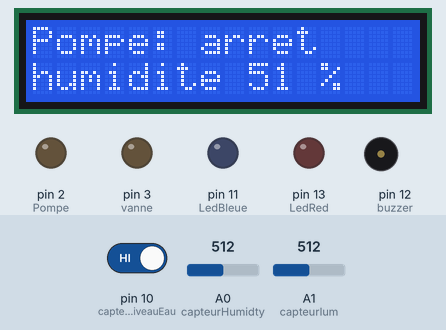
A sketch run on a simulated Arduino Uno, built with avr-gcc and run on an emulated ATmega328P. Shown: 16×2 character LCD, output pins drawn as LEDs (lit = HIGH), buzzer (waves = sounding). The test bench sets the inputs (shaded band); at power-on: A1 (capteurlum) = 512, pin 10 (capteurNiveauEau) HIGH, A0 (capteurHumidty) = 512. What the sketch prints to the serial monitor is not drawn.

Above: at 7.2 s.
7.3 s: A1 (capteurlum) set to 104
At 14.5 s:
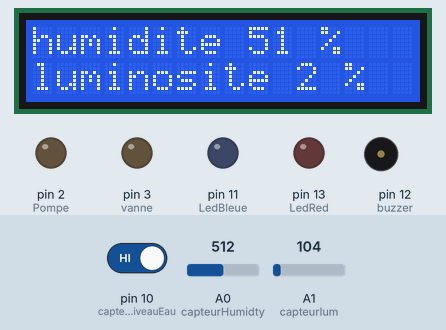
17.5 s: A1 (capteurlum) set to 91
At 22.6 s:
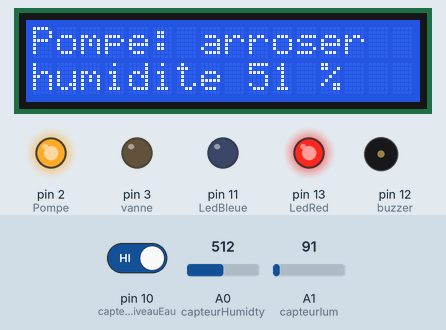
27.6 s: pin 10 (capteurNiveauEau) driven LOW
At 34.0 s:
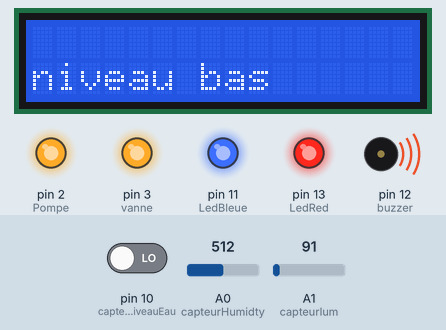
37.6 s: A0 (capteurHumidty) set to 308
At 40.2 s:
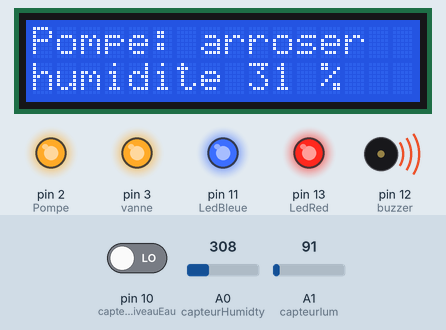
47.8 s: A0 (capteurHumidty) set to 281
At 56.0 s:
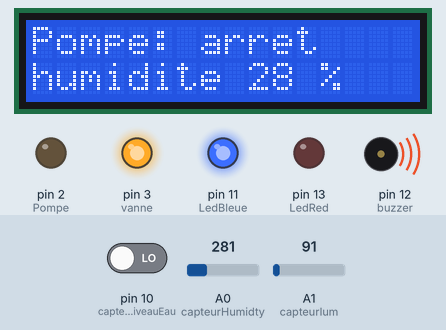
58.0 s: A0 (capteurHumidty) set to 306
At 63.9 s:
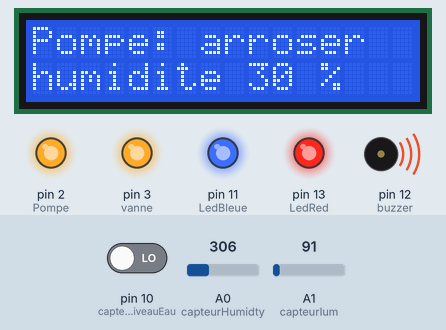
Timing chart, 0 to 65.4 s (numbered marks = the images above; inputs shaded):
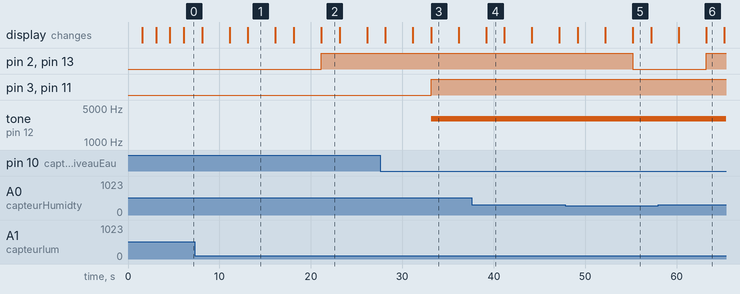

The sketch:

code_arduino.ino
```cpp
#include <LiquidCrystal.h>

const int rs = 4, en = 5, d4 = 6, d5 = 7, d6 = 8, d7 = 9;
LiquidCrystal lcd(rs, en, d4, d5, d6, d7);

const int capteurHumidty = A0, capteurlum = A1, capteurNiveauEau = 10;
const int Pompe = 2, LedRed = 13, buzzer = 12, vanne = 3, LedBleue = 11;

int humidity, analoghumidity;
int lux, analoglux;
bool niveauEau;

void setup() {
  Serial.begin(9600);
  pinMode(capteurNiveauEau, INPUT);
  pinMode(Pompe, OUTPUT);
  pinMode(LedRed, OUTPUT);
  pinMode(vanne, OUTPUT);
  pinMode(buzzer, OUTPUT);
  pinMode(LedBleue, OUTPUT);

  lcd.begin(16, 2);

  // Afficher les crédits
  lcd.clear();
  lcd.setCursor(0, 0);
  lcd.print("Realise par :");
  delay(1500);

  lcd.clear();
  lcd.setCursor(0, 0);
  lcd.print("MARAOUI Ibrahim");
  delay(1500);

  lcd.clear();
  lcd.setCursor(0, 0);
  lcd.print("HANNACH Hamza");
  delay(1500);

  lcd.clear();
  lcd.setCursor(0, 0);
  lcd.print("LAMRABET Marouane");
  delay(1500);

  lcd.clear();
}

void loop() {
  // Lire les valeurs du capteur d'humidité et vérifier les lectures
  analoghumidity = analogRead(capteurHumidty);
  Serial.print("Valeur du capteur d'humidite: ");
  Serial.println(analoghumidity);

  // Mapper les valeurs lues en pourcentage d'humidité
  humidity = map(analoghumidity, 1023, 0, 100, 0);

  // Lire les valeurs du capteur de lumière et les mapper
  analoglux = analogRead(capteurlum);
  lux = map(analoglux, 9600, 0, 100, 0);

  // Lire l'état du capteur de niveau d'eau
  niveauEau = digitalRead(capteurNiveauEau);

  // Logique de contrôle pour l'humidité et la lumière
  if (humidity >= 30 && lux <= 1) {
    digitalWrite(Pompe, HIGH);
    digitalWrite(LedRed, HIGH);
    lcd.clear();
    lcd.setCursor(0, 0);
    lcd.print("Pompe: arroser");
    lcd.setCursor(0, 1);
    lcd.print("humidite ");
    lcd.print(humidity);
    lcd.print(" %");
    delay(2000); // Augmenter le délai ici pour une durée d'affichage plus longue
  } else {
    digitalWrite(Pompe, LOW);
    digitalWrite(LedRed, LOW);
    lcd.clear();
    lcd.setCursor(0, 0);
    lcd.print("Pompe: arret");
    lcd.setCursor(0, 1);
    lcd.print("humidite ");
    lcd.print(humidity);
    lcd.print(" %");
    delay(2000); // Augmenter le délai ici pour une durée d'affichage plus longue
  }

  // Logique de contrôle pour le niveau d'eau
  if (!niveauEau) { // Niveau d'eau bas
    digitalWrite(vanne, HIGH);
    digitalWrite(LedBleue, HIGH);
    tone(buzzer, 3000);
    lcd.clear();
    lcd.setCursor(0, 1);
    lcd.print("niveau bas");
    delay(3000); // Augmenter le délai ici pour une durée d'affichage plus longue
  } else { // Niveau d'eau haut
    digitalWrite(vanne, LOW);
    digitalWrite(LedBleue, LOW);
    noTone(buzzer);
  }

  // Afficher les valeurs sur l'écran LCD
  lcd.clear();
  lcd.setCursor(0, 0);
  lcd.print("humidite ");
  lcd.print(humidity);
  lcd.print(" %");
  lcd.setCursor(0, 1);
  lcd.print("luminosite ");
  lcd.print(lux);
  lcd.print(" %");
  delay(3000); // Augmenter le délai ici pour une durée d'affichage plus longue
}
```

Measured:
- the behaviour switches between 97 and 96 on A1 (capteurlum) (found by bisection; images 1 and 2)
- the behaviour switches between 297 and 296 on A0 (capteurHumidty) (found by bisection; images 4 and 5)
- after the input at 7.3 s, the display: first differs from a run without the input after 5.8 s (image 1)
- after the input at 17.5 s, pin 2 (Pompe), pin 13 (LedRed): LOW → HIGH after 3.6 s; the display: first differs from a run without the input after 3.6 s (image 2)
- after the input at 27.6 s, pin 3 (vanne), pin 11 (LedBleue): LOW → HIGH after 5.6 s; tone on pin 12 (buzzer): silent → 3000 Hz after 5.6 s; the display: first differs from a run without the input after 5.6 s (image 3)
- after the input at 47.8 s, pin 2 (Pompe), pin 13 (LedRed): HIGH → LOW after 7.4 s; the display: first differs from a run without the input after 7.4 s (image 5)
- after the input at 58.0 s, pin 2 (Pompe), pin 13 (LedRed): LOW → HIGH after 5.2 s; the display: first differs from a run without the input after 5.2 s (image 6)
